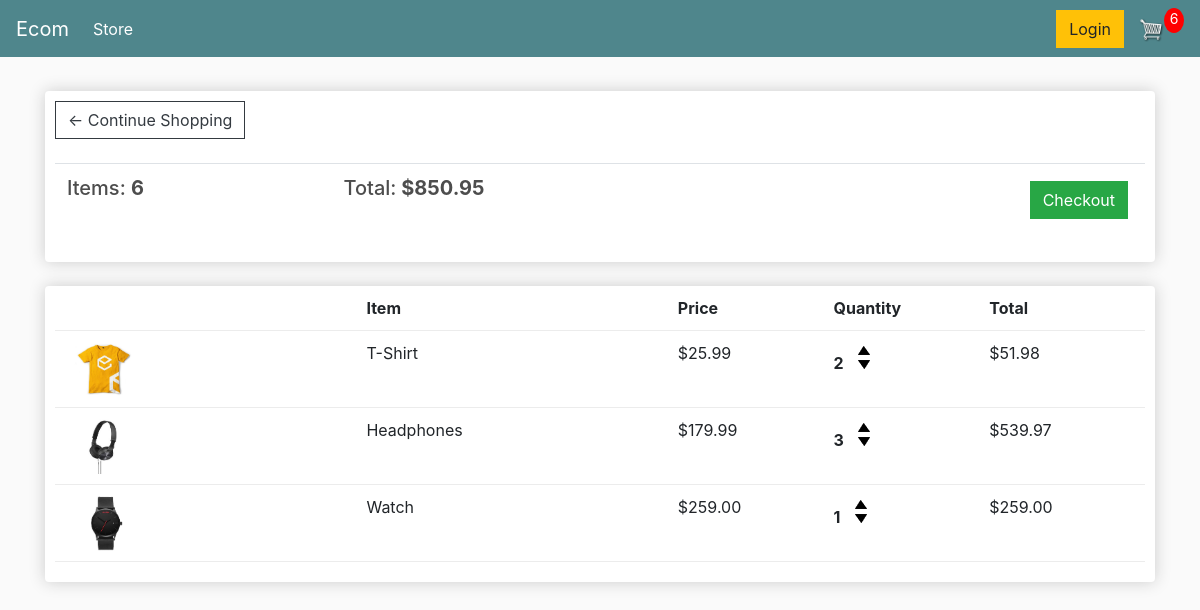
The app's page /cart/ (signed in), older data.
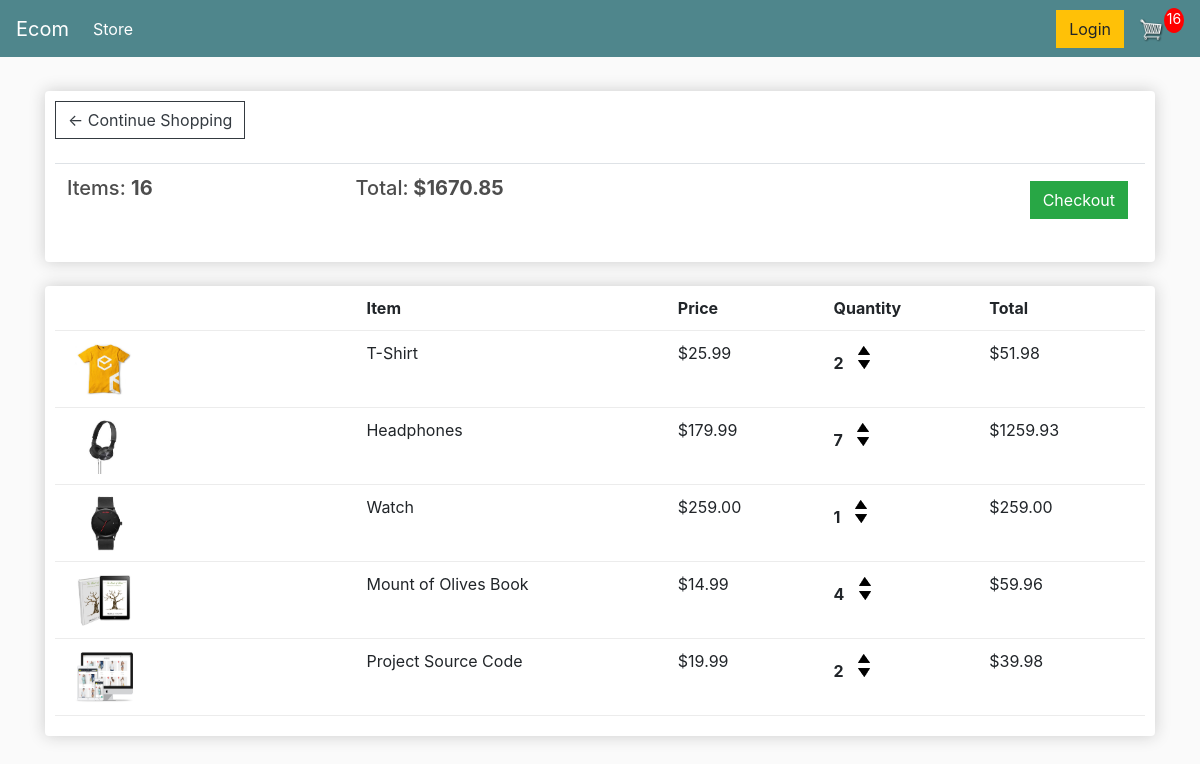
The same page, newer data.
### store/models.py (models this page shows, shortened)
class Order(models.Model):
    customer = models.ForeignKey(
        Customer, on_delete=models.SET_NULL, null=True, blank=True)
    date_ordered = models.DateTimeField(auto_now_add=True)
    complete = models.BooleanField(default=False)
    transaction_id = models.CharField(max_length=100, null=True)
    @property
    def get_cart_total(self):
        orderitems = self.orderitem_set.all()
        total = sum([item.get_total for item in orderitems])
        return total
    @property
    def get_cart_items(self):
        orderitems = self.orderitem_set.all()
        total = sum([item.quantity for item in orderitems])
        return total

class OrderItem(models.Model):
    product = models.ForeignKey(Product, on_delete=models.SET_NULL, null=True)
    order = models.ForeignKey(Order, on_delete=models.SET_NULL, null=True)
    quantity = models.IntegerField(default=0, null=True, blank=True)
    date_added = models.DateTimeField(auto_now_add=True)
    @property
    def get_total(self):
        total = self.product.price * self.quantity
        return total

class Product(models.Model):
    name = models.CharField(max_length=200)
    price = models.DecimalField(max_digits=7, decimal_places=2)
    digital = models.BooleanField(default=False, null=True, blank=True)
    image = models.ImageField(null=True, blank=True)
    @property
    def imageURL(self):
        try:
            url = self.image.url
        except:
            url = ''
        return url

### store/views.py (the view)
# urls.py: path('cart/', views.cart, name="cart"),
def cart(request):
    data = cartData(request)
    cartItems = data['cartItems']
    order = data['order']
    items = data['items']
    context = {'items': items, 'order': order, 'cartItems': cartItems}
    return render(request, 'store/cart.html', context)

### store/utils.py (called while the page is built)
def cartData(request):
    if request.user.is_authenticated:
        customer = request.user.customer
        order, created = Order.objects.get_or_create(
            customer=customer, complete=False)
        items = order.orderitem_set.all()
        cartItems = order.get_cart_items
    else:
        cookieData = cookieCart(request)
        cartItems = cookieData['cartItems']
        order = cookieData['order']
        items = cookieData['items']
    return {'cartItems': cartItems, 'order': order, 'items': items}

### store/templates/store/cart.html
{% extends 'store/main.html' %}
{% load static %}
{% block content %}
<div class="row">
	<div class="col-lg-12">
		<div class="box-element">
			<a class="btn btn-outline-dark" href="{% url 'store' %}">&#x2190; Continue Shopping</a>
			<br>
			<br>
			<table class="table">
				<tr>
					<th>
						<h5>Items: <strong>{{order.get_cart_items}}</strong></h5>
					</th>
					<th>
						<h5>Total:<strong> ${{order.get_cart_total|floatformat:2}}</strong></h5>
					</th>
					<th>
						<a style="float:right; margin:5px;" class="btn btn-success"
							href="{% url 'checkout' %}">Checkout</a>
					</th>
				</tr>
			</table>
		</div>
		<br>
		<div class="box-element">
			<div class="cart-row">
				<div style="flex:2"></div>
				<div style="flex:2"><strong>Item</strong></div>
				<div style="flex:1"><strong>Price</strong></div>
				<div style="flex:1"><strong>Quantity</strong></div>
				<div style="flex:1"><strong>Total</strong></div>
			</div>
			{% for item in items %}
			<div class="cart-row">
				<div style="flex:2"><img class="row-image" src="{{item.product.imageURL}}"></div>
					<div style="flex:2">
						<p>{{item.product.name}}</p>
					</div>
					<div style="flex:1">
						<p>${{item.product.price|floatformat:2}}</p>
					</div>
					<div style="flex:1">
						<p class="quantity">{{item.quantity}}</p>
						<div class="quantity">
							<img data-product="{{item.product.id}}" data-action="add" class="chg-quantity update-cart" src="{% static  'images/arrow-up.png' %}">
							<img data-product="{{item.product.id}}" data-action="remove" class="chg-quantity update-cart" src="{% static  'images/arrow-down.png' %}">
						</div>
						</div>
						<div style="flex:1">
							<p>${{item.get_total|floatformat:2}}</p>
						</div>
					</div>
					{% endfor %}
				</div>
			</div>
		</div>
		{% endblock content %}

Row changes from the older to the newer data that the page shows:
changed through a linked row, Order: get_cart_items "6" → "16"; get_cart_total "850.95" → "1670.85"
changed OrderItem "Headphones": quantity "3" → "7"; get_total "539.97" → "1259.93"
added OrderItem: product.imageURL (picture), product.name "Mount of Olives Book", product.price "14.99", quantity "4", get_total "59.96"
added OrderItem: product.imageURL (picture), product.name "Project Source Code", product.price "19.99", quantity "2", get_total "39.98"
Text that changed along with them:
{{ cartItems }}: "6" → "16"
